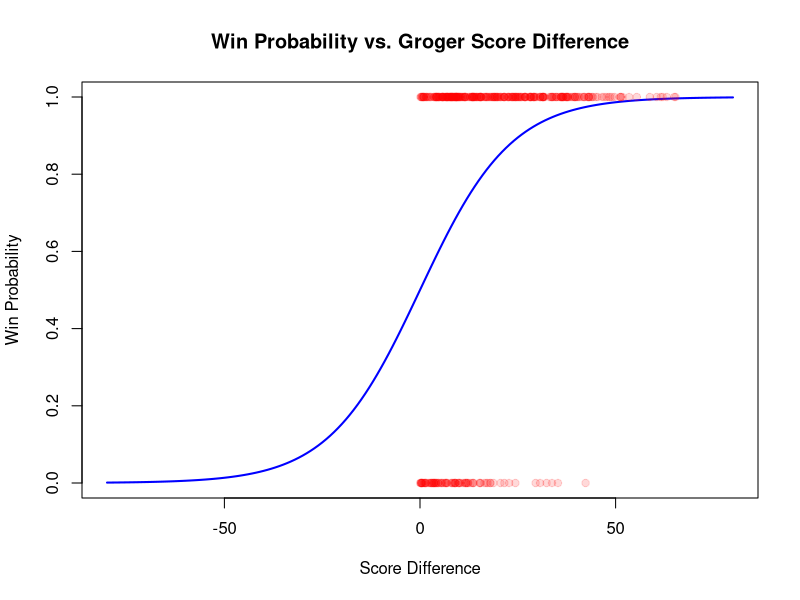

This chart was generated by the following R code:
logitdata <- read.csv('logit2.csv')
l <- glm(win ~ diff, data = logitdata, family = 'binomial')
x <- seq(-80,80,1)
plot(x,1/(1+2.71828^-(x*l[['coefficients']][['diff']])),
     main='Win Probability vs. Groger Score Difference',
     xlab='Score Difference',
     ylab='Win Probability',
     type='l',
     col='blue',
     lwd=2)
points(logitdata[['diff']],logitdata[['win']],
       pch=19,
       cex=1,
       col=rgb(red = 1, green = 0, blue = 0, alpha = 60/dim(logitdata)[1]))
summary(l)
